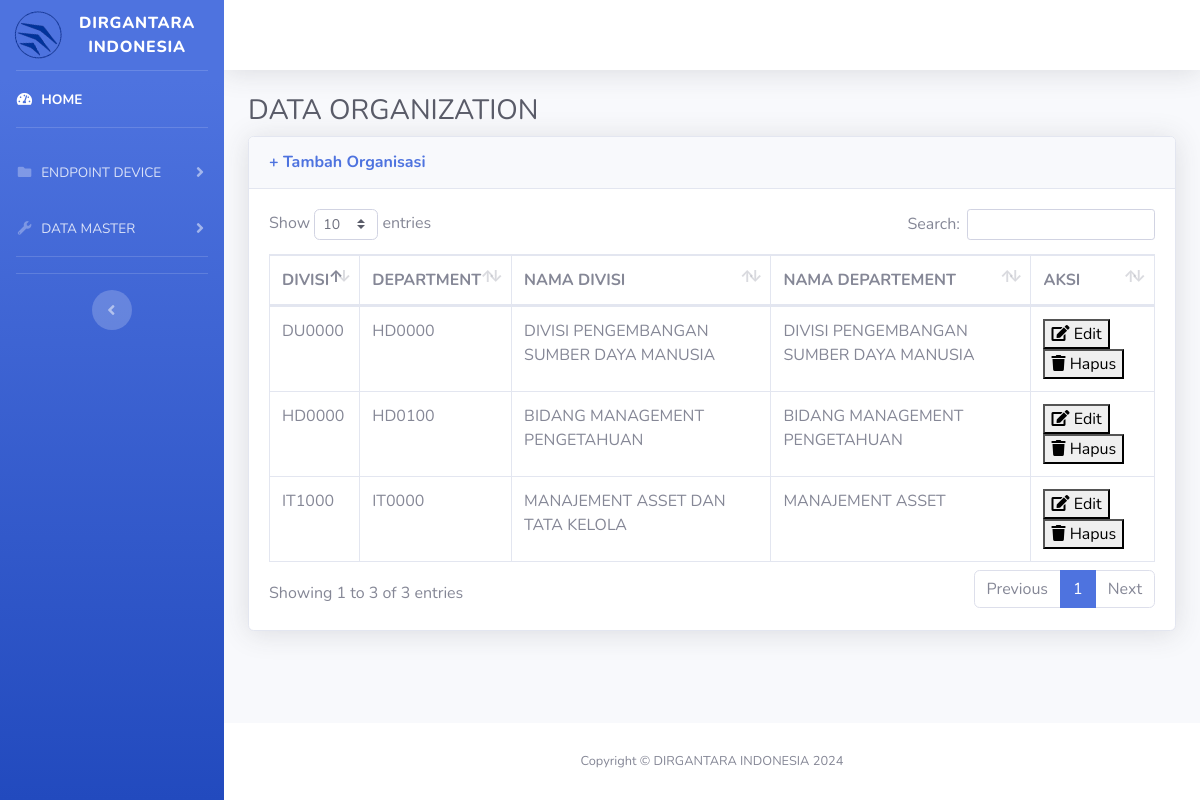
/organisasi/data_organisasi.php, run on the app's committed database.
### tables this page shows
CREATE TABLE `organisasi` (
  `id_org` int(11) NOT NULL,
  `c_org` varchar(50) NOT NULL,
  `c_org_parent` varchar(50) NOT NULL,
  `n_org` varchar(100) NOT NULL,
  `e_org` varchar(100) NOT NULL
);

### organisasi/data_organisasi.php (the view, shortened to what this page needs)
<?php
include '../koneksi.php';
if(isset($_POST['cari'])){
    $cari = $_POST['search'];
    $sql = "SELECT * FROM organisasi WHERE c_org LIKE '%$cari%' OR c_org_parent LIKE '%$cari%' OR n_org LIKE '%$cari%' OR e_org LIKE '%$cari%'";
    $level = mysqli_query($conn, $sql);
}else{
    $sql = "SELECT * FROM organisasi";
    $level = mysqli_query($conn, $sql);
}
?>
<!DOCTYPE html>
<html lang="en">
<head>
    <link href="../vendor/fontawesome-free/css/all.min.css" rel="stylesheet" type="text/css">
    <link href="../css/sb-admin-2.min.css" rel="stylesheet">
    <link href="../vendor/datatables/dataTables.bootstrap4.min.css" rel="stylesheet">
</head>
<body id="page-top">
    <?php include("sidebar.php") ?>
        <div id="content-wrapper" class="d-flex flex-column">
            <div id="content">
                <nav class="navbar navbar-expand navbar-light bg-white topbar mb-4 static-top shadow">
                </nav>
                <div class="container-fluid">
                    <h1 class="h3 mb-2 text-gray-800">DATA ORGANIZATION</h1>
                    <div class="card shadow mb-4">
                        <div class="card-header py-3">
                            <h6 class="m-0 font-weight-bold text-primary"><a href="tambah_organisasi.php">+ Tambah Organisasi</a></h6>
                        </div>
                        <div class="card-body">
                            <div class="table-responsive">
                                <table class="table table-bordered" id="dataTable" width="100%" cellspacing="0">
                                    <thead>
                                        <tr>
                                        	<th>DIVISI</th>
                                            <th>DEPARTMENT</th>
                                            <th>NAMA DIVISI</th>
                                            <th>NAMA DEPARTEMENT</th>
                                            <th>AKSI</th>
                                        </tr>
                                    </thead>
                                    <tbody>
                                    <?php foreach ($level as $row) : ?>
                                    <tr>
                                    	<td><?= $row["c_org_parent"]; ?></td>
                                        <td><?= $row["c_org"]; ?></td>
                                        <td><?= $row["n_org"]; ?></td>
                                        <td><?= $row["e_org"]; ?></td>
                                        <td>
                                        <a href="../hapus dan edit/edit_organisasi.php?id=<?=$row['id_org'];?>"><button class='edit'><i class="fa fa-edit"></i> Edit</button></a>
                                        <a href="../hapus dan edit/hapus_organisasi.php?id=<?=$row['id_org'];?>" onclick="return confirm ('yakin untuk menghapus?');"><button class='hapus'><i class="fa fa-trash"></i> Hapus</button></a>
                                        </td>
                                    </tr>
                                    <?php endforeach; ?>
                                    </tbody>
                                </table>
                            </div>
                        </div>
                    </div>
                </div>
            </div>
            <footer class="sticky-footer bg-white">
                <div class="container my-auto">
                    <div class="copyright text-center my-auto">
                        <span>Copyright &copy; DIRGANTARA INDONESIA 2024</span>
                    </div>
                </div>
            </footer>
        </div>
    </div>
</body>
</html>

### data on the page
organisasi: c_org_parent "DU0000", c_org "HD0000", n_org "DIVISI PENGEMBANGAN SUMBER DAYA MANUSIA", e_org "DIVISI PENGEMBANGAN SUMBER DAYA MANUSIA"
organisasi: c_org_parent "HD0000", c_org "HD0100", n_org "BIDANG MANAGEMENT PENGETAHUAN", e_org "BIDANG MANAGEMENT PENGETAHUAN"
organisasi: c_org_parent "IT1000", c_org "IT0000", n_org "MANAJEMENT ASSET DAN TATA KELOLA", e_org "MANAJEMENT ASSET"
